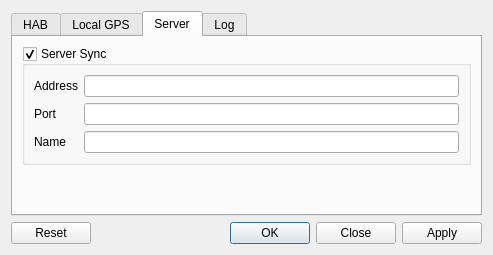
<?xml version="1.0" encoding="UTF-8"?>
<ui version="4.0">
 <class>ConfigWindow</class>
 <widget class="QDialog" name="ConfigWindow">
  <property name="geometry">
   <rect>
    <x>0</x>
    <y>0</y>
    <width>493</width>
    <height>255</height>
   </rect>
  </property>
  <property name="windowTitle">
   <string>Configuration</string>
  </property>
  <layout class="QVBoxLayout" name="verticalLayout">
   <item>
    <widget class="QTabWidget" name="tabWidget">
     <property name="currentIndex">
      <number>2</number>
     </property>
     <property name="elideMode">
      <enum>Qt::ElideNone</enum>
     </property>
     <widget class="QWidget" name="habTab">
      <attribute name="title">
       <string>HAB</string>
      </attribute>
      <layout class="QVBoxLayout" name="verticalLayout_2">
       <item>
        <widget class="QGroupBox" name="habSerialPortBox">
         <property name="title">
          <string>Serial Port</string>
         </property>
         <layout class="QGridLayout" name="gridLayout" rowstretch="0,0" columnstretch="0,1">
          <item row="0" column="0">
           <widget class="QLabel" name="habSerialPortLabel">
            <property name="text">
             <string>Port</string>
            </property>
           </widget>
          </item>
          <item row="0" column="1">
           <widget class="QComboBox" name="habSerialPortComboBox"/>
          </item>
          <item row="1" column="0">
           <widget class="QLabel" name="habSerialSpeedLabel">
            <property name="text">
             <string>Speed</string>
            </property>
           </widget>
          </item>
          <item row="1" column="1">
           <widget class="QComboBox" name="habSerialSpeedComboBox"/>
          </item>
         </layout>
        </widget>
       </item>
       <item>
        <spacer name="habVerticalSpacer">
         <property name="orientation">
          <enum>Qt::Vertical</enum>
         </property>
         <property name="sizeHint" stdset="0">
          <size>
           <width>20</width>
           <height>40</height>
          </size>
         </property>
        </spacer>
       </item>
      </layout>
     </widget>
     <widget class="QWidget" name="localGpsTab">
      <attribute name="title">
       <string>Local GPS</string>
      </attribute>
      <layout class="QVBoxLayout" name="verticalLayout_5">
       <item>
        <widget class="QGroupBox" name="localGpsSerialPortBox">
         <property name="title">
          <string>Local GPS Serial Port</string>
         </property>
         <property name="checkable">
          <bool>true</bool>
         </property>
         <layout class="QGridLayout" name="gridLayout_4" columnstretch="0,1,0,1,0,0">
          <item row="1" column="1" colspan="2">
           <widget class="QComboBox" name="localGpsSerialSpeedComboBox"/>
          </item>
          <item row="3" column="2">
           <widget class="QLabel" name="localGpsSerialDataBitsLabel">
            <property name="text">
             <string>Data bits</string>
            </property>
           </widget>
          </item>
          <item row="3" column="0">
           <widget class="QLabel" name="localGpsSerialParityLabel">
            <property name="text">
             <string>Parity</string>
            </property>
           </widget>
          </item>
          <item row="3" column="1">
           <widget class="QComboBox" name="localGpsSerialParityComboBox"/>
          </item>
          <item row="0" column="1" colspan="5">
           <widget class="QComboBox" name="localGpsSerialPortComboBox"/>
          </item>
          <item row="3" column="3">
           <widget class="QComboBox" name="localGpsSerialDataBitsComboBox"/>
          </item>
          <item row="3" column="5">
           <widget class="QComboBox" name="localGpsSerialStopBitsComboBox"/>
          </item>
          <item row="1" column="0">
           <widget class="QLabel" name="localGpsSerialSpeedLabel">
            <property name="text">
             <string>Speed</string>
            </property>
           </widget>
          </item>
          <item row="3" column="4">
           <widget class="QLabel" name="localGpsSerialStopBitsLabel">
            <property name="text">
             <string>Stop bits</string>
            </property>
           </widget>
          </item>
          <item row="0" column="0">
           <widget class="QLabel" name="localGpsSerialPortLabel">
            <property name="text">
             <string>Port</string>
            </property>
           </widget>
          </item>
          <item row="2" column="0">
           <widget class="QLabel" name="localGpsSerialFlowControlLabel">
            <property name="text">
             <string>Flow Control</string>
            </property>
           </widget>
          </item>
          <item row="2" column="1" colspan="2">
           <widget class="QComboBox" name="localGpsSerialFlowControlComboBox"/>
          </item>
         </layout>
        </widget>
       </item>
       <item>
        <spacer name="localGpsVerticalSpacer">
         <property name="orientation">
          <enum>Qt::Vertical</enum>
         </property>
         <property name="sizeHint" stdset="0">
          <size>
           <width>20</width>
           <height>40</height>
          </size>
         </property>
        </spacer>
       </item>
      </layout>
     </widget>
     <widget class="QWidget" name="serverTab">
      <attribute name="title">
       <string>Server</string>
      </attribute>
      <layout class="QVBoxLayout" name="verticalLayout_4">
       <item>
        <widget class="QGroupBox" name="serverSyncBox">
         <property name="title">
          <string>Server Sync</string>
         </property>
         <property name="checkable">
          <bool>true</bool>
         </property>
         <layout class="QGridLayout" name="gridLayout_3" columnstretch="0,0">
          <item row="0" column="1">
           <widget class="QLineEdit" name="serverSyncAddressText"/>
          </item>
          <item row="0" column="0">
           <widget class="QLabel" name="serverSyncAddressLabel">
            <property name="text">
             <string>Address</string>
            </property>
           </widget>
          </item>
          <item row="1" column="0">
           <widget class="QLabel" name="serverSyncPortLabel">
            <property name="text">
             <string>Port</string>
            </property>
           </widget>
          </item>
          <item row="1" column="1">
           <widget class="QLineEdit" name="serverSyncPortText"/>
          </item>
          <item row="2" column="0">
           <widget class="QLabel" name="serverSyncNameLabel">
            <property name="text">
             <string>Name</string>
            </property>
           </widget>
          </item>
          <item row="2" column="1">
           <widget class="QLineEdit" name="serverSyncNameText"/>
          </item>
         </layout>
        </widget>
       </item>
       <item>
        <spacer name="serverVerticalSpacer">
         <property name="orientation">
          <enum>Qt::Vertical</enum>
         </property>
         <property name="sizeHint" stdset="0">
          <size>
           <width>20</width>
           <height>40</height>
          </size>
         </property>
        </spacer>
       </item>
      </layout>
     </widget>
     <widget class="QWidget" name="logTab">
      <attribute name="title">
       <string>Log</string>
      </attribute>
      <layout class="QVBoxLayout" name="verticalLayout_3">
       <item>
        <widget class="QGroupBox" name="logGroupBox">
         <property name="title">
          <string>Log storage</string>
         </property>
         <layout class="QGridLayout" name="gridLayout_5">
          <item row="0" column="0">
           <widget class="QCheckBox" name="logRawCheckBox">
            <property name="text">
             <string>Store raw log</string>
            </property>
           </widget>
          </item>
          <item row="0" column="1">
           <widget class="QLineEdit" name="logRawPathText">
            <property name="readOnly">
             <bool>true</bool>
            </property>
           </widget>
          </item>
          <item row="0" column="2">
           <widget class="QToolButton" name="logRawPathButton">
            <property name="text">
             <string>...</string>
            </property>
           </widget>
          </item>
          <item row="1" column="0">
           <widget class="QCheckBox" name="logImagesCheckBox">
            <property name="text">
             <string>Keep images</string>
            </property>
           </widget>
          </item>
          <item row="1" column="1">
           <widget class="QLineEdit" name="logImagesPathText">
            <property name="readOnly">
             <bool>true</bool>
            </property>
           </widget>
          </item>
          <item row="1" column="2">
           <widget class="QToolButton" name="logImagesPathButton">
            <property name="text">
             <string>...</string>
            </property>
           </widget>
          </item>
         </layout>
        </widget>
       </item>
       <item>
        <spacer name="logVerticalSpacer">
         <property name="orientation">
          <enum>Qt::Vertical</enum>
         </property>
         <property name="sizeHint" stdset="0">
          <size>
           <width>20</width>
           <height>40</height>
          </size>
         </property>
        </spacer>
       </item>
      </layout>
     </widget>
    </widget>
   </item>
   <item>
    <widget class="QDialogButtonBox" name="buttonBox">
     <property name="orientation">
      <enum>Qt::Horizontal</enum>
     </property>
     <property name="standardButtons">
      <set>QDialogButtonBox::Apply|QDialogButtonBox::Close|QDialogButtonBox::Ok|QDialogButtonBox::Reset</set>
     </property>
    </widget>
   </item>
  </layout>
 </widget>
 <tabstops>
  <tabstop>tabWidget</tabstop>
  <tabstop>habSerialPortComboBox</tabstop>
  <tabstop>habSerialSpeedComboBox</tabstop>
  <tabstop>localGpsSerialPortBox</tabstop>
  <tabstop>localGpsSerialPortComboBox</tabstop>
  <tabstop>localGpsSerialSpeedComboBox</tabstop>
  <tabstop>localGpsSerialFlowControlComboBox</tabstop>
  <tabstop>localGpsSerialParityComboBox</tabstop>
  <tabstop>localGpsSerialDataBitsComboBox</tabstop>
  <tabstop>localGpsSerialStopBitsComboBox</tabstop>
  <tabstop>serverSyncBox</tabstop>
  <tabstop>serverSyncAddressText</tabstop>
  <tabstop>serverSyncPortText</tabstop>
  <tabstop>serverSyncNameText</tabstop>
  <tabstop>logRawCheckBox</tabstop>
  <tabstop>logRawPathText</tabstop>
  <tabstop>logRawPathButton</tabstop>
  <tabstop>logImagesCheckBox</tabstop>
  <tabstop>logImagesPathText</tabstop>
  <tabstop>logImagesPathButton</tabstop>
 </tabstops>
 <resources/>
 <connections>
  <connection>
   <sender>buttonBox</sender>
   <signal>accepted()</signal>
   <receiver>ConfigWindow</receiver>
   <slot>accept()</slot>
   <hints>
    <hint type="sourcelabel">
     <x>248</x>
     <y>254</y>
    </hint>
    <hint type="destinationlabel">
     <x>157</x>
     <y>274</y>
    </hint>
   </hints>
  </connection>
  <connection>
   <sender>buttonBox</sender>
   <signal>rejected()</signal>
   <receiver>ConfigWindow</receiver>
   <slot>reject()</slot>
   <hints>
    <hint type="sourcelabel">
     <x>316</x>
     <y>260</y>
    </hint>
    <hint type="destinationlabel">
     <x>286</x>
     <y>274</y>
    </hint>
   </hints>
  </connection>
 </connections>
</ui>
